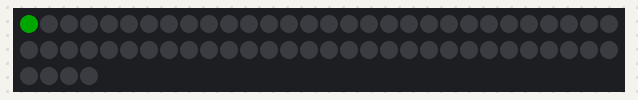
Bench run of a sketch on a simulated Arduino Uno, built with avr-gcc and run on an emulated ATmega328P. Parts: 64 RGB LEDs in strip order, left to right, continuing on the next row. Dim RGB values are drawn brighter than linear.

Above: at 0.01 s.
At 1.8 s:
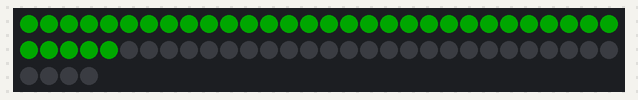
At 2.75 s:
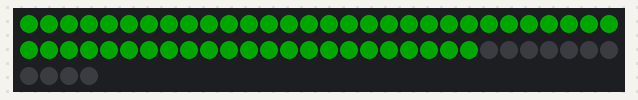
At 3.7 s:
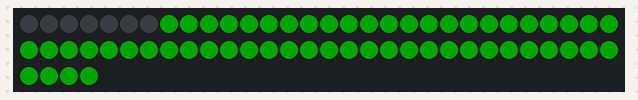
At 5.49 s:
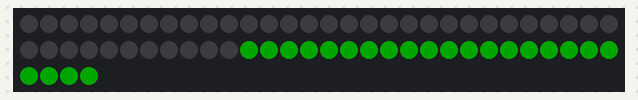
At 7.38 s:
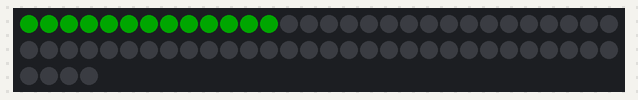

The sketch:

matrix-test.ino
```cpp
#include <Adafruit_NeoPixel.h>

#define PIN 2	 // input pin Neopixel is attached to

#define NUMPIXELS 64 // number of neopixels in strip

Adafruit_NeoPixel pixels = Adafruit_NeoPixel(NUMPIXELS, PIN, NEO_GRB + NEO_KHZ800);

void setup()
{
  pixels.begin();	// Initialize the NeoPixel library.
}


void loop()
{
  pixels.setBrightness(40);

  for (int i=0; i < NUMPIXELS; i++)
  {
    pixels.setPixelColor(i, pixels.Color(0x00, 0xff, 0x00));
    pixels.show();
    delay(50);
  }

  for (int i=0; i < NUMPIXELS; i++)
  {
    pixels.setPixelColor(i, 0x000000);
    pixels.show();
    delay(50);
  }
}
```

Measured:
- by itself, everything shown: repeats every 6.7 s, in 128 steps
